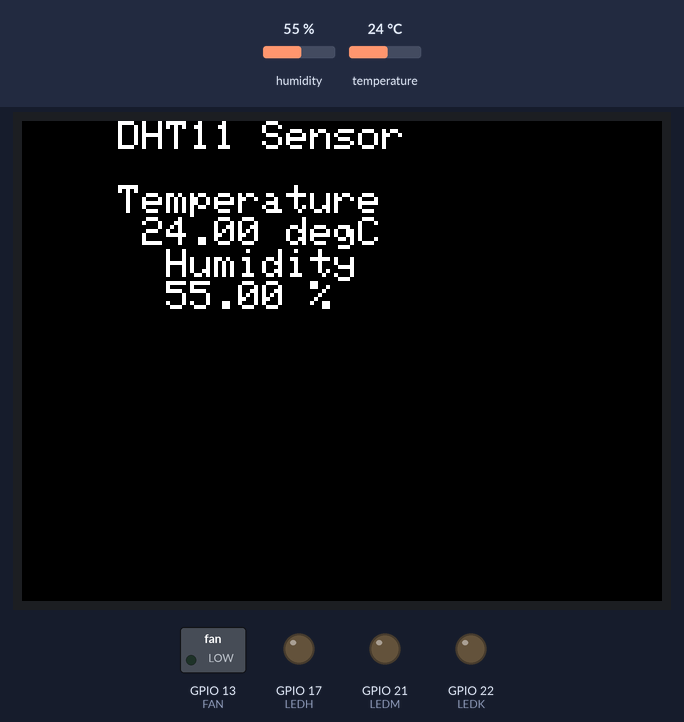
A sketch run on a simulated ESP32. On the bench: 320×240 colour display, switched loads named in the sketch (green lamp = pin HIGH), output pins drawn as LEDs (lit = HIGH). The test bench sets the inputs (shaded band); at power-on: temperature 24 °C, humidity 55 %. What the sketch prints to the serial monitor is not drawn.

Above: at 1.4 s.
1.5 s: temperature set to 27 °C
At 5.1 s:
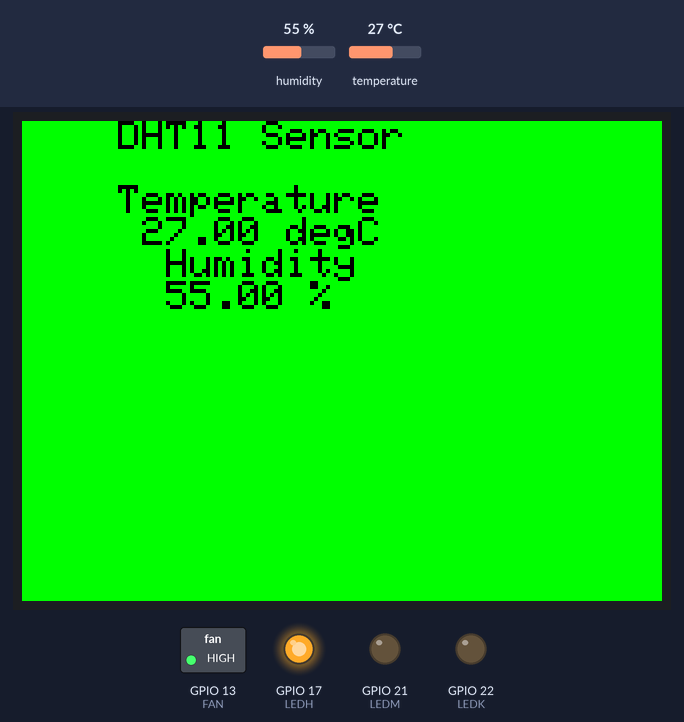
9.0 s: temperature set to 31 °C
At 12.6 s:
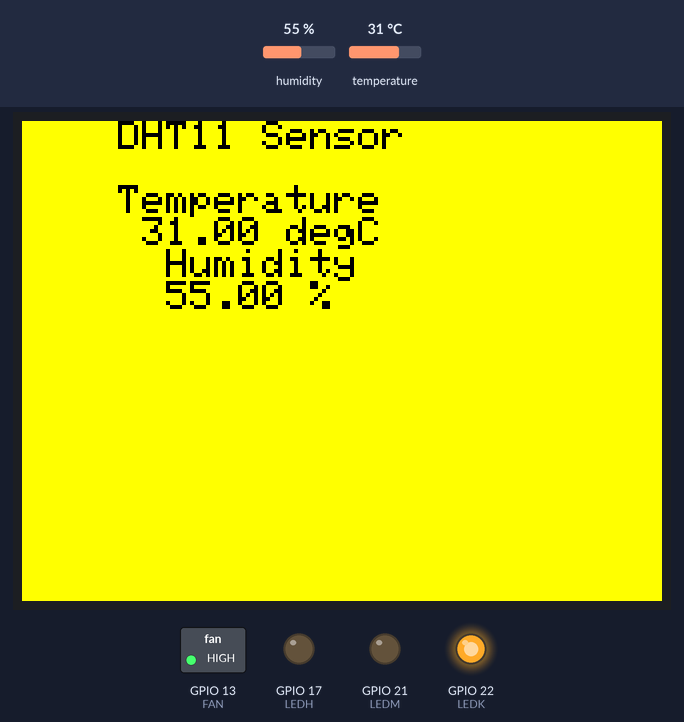
16.3 s: humidity set to 22 %
At 18.7 s:
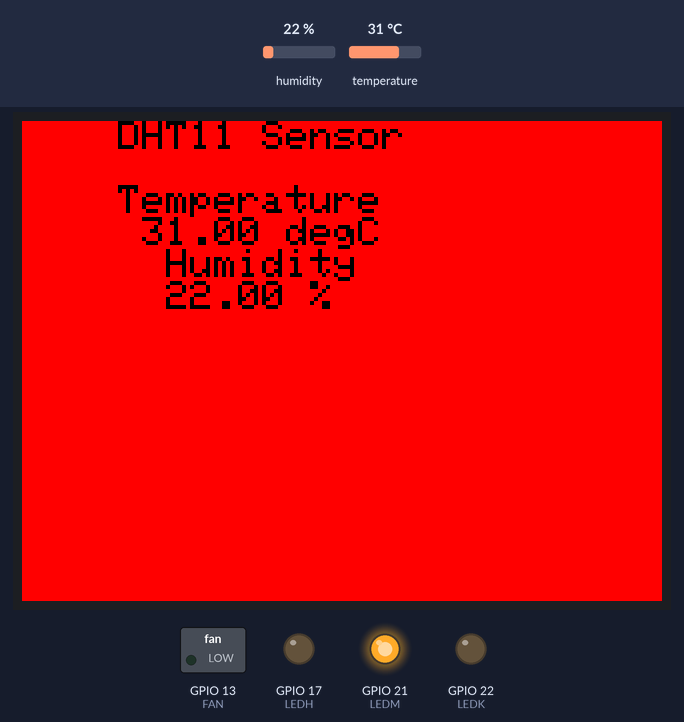
23.0 s: humidity set to 40 %
At 26.1 s:
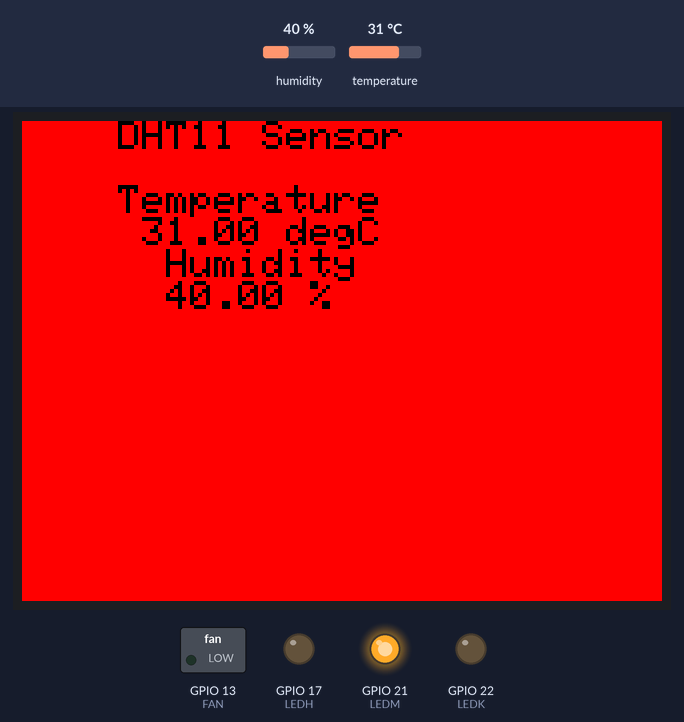
Timing chart, 0 to 27.6 s (numbered marks = the images above; inputs shaded):
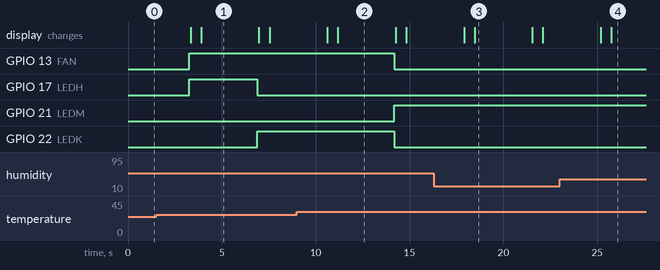

The sketch:

TTGO_DHT_traffic.ino
```cpp
int LEDM = 21;
int LEDK = 22;
int LEDH = 17;
int FAN  = 13;

#define DHTPin    33

#include <TFT_eSPI.h>
#include <DHT.h>


TFT_eSPI tft = TFT_eSPI();
DHT dht(DHTPin,DHT11);

float t,h,temperature,humidity;
unsigned long int timer;

String message;


void setup()
{
  Serial.begin(115200);
  dht.begin();

  tft.init();
  tft.invertDisplay(true);
  tft.setRotation(1);
  tft.fillScreen(TFT_BLACK);

  tft.setTextSize(2);
  pinMode(LEDM, OUTPUT);
  pinMode(LEDK, OUTPUT);
  pinMode(LEDH, OUTPUT);
  pinMode(FAN, OUTPUT);

}

void loop()
{

  t=dht.readTemperature();
  h=dht.readHumidity();
  if(!isnan(t) && !isnan(h))
  {
    temperature = t;
    humidity = h;
  }

  tft.setCursor(0,0);
  tft.println("    DHT11 Sensor    ");

  tft.println();
  message="Temperature";
  while(message.length()<19) message=" "+message+" ";
  tft.println(message);
  message=String(temperature,2)+" degC";
  while(message.length()<19) message=" "+message+" ";
  tft.println(message);
  message="Humidity";
  while(message.length()<19) message=" "+message+" ";
  tft.println(message);
  message=String(humidity,2)+" %";
  while(message.length()<19) message=" "+message+" ";
  tft.println(message);
 delay(3000);

 if (t >= 30)
  {
    digitalWrite(FAN, LOW);
    digitalWrite(LEDM, HIGH);
    digitalWrite(LEDK, LOW);
    digitalWrite(LEDH, LOW);
    tft.fillScreen(TFT_RED);
    tft.setCursor(90, 40);      //Set text initial coordianate
    tft.setTextColor(TFT_BLACK, TFT_RED);         //Set text colour text: YELLOW background text: black
    tft.println("PANAS!!");                       // Display LED OFF when LED is Off
    delay(500);                                   // wait for a second
  }
  else if (t >= 26 && t < 30  )
  {
    digitalWrite(FAN, HIGH);
    digitalWrite(LEDM, LOW);
    digitalWrite(LEDK, HIGH);
    digitalWrite(LEDH, LOW);
    tft.fillScreen(TFT_YELLOW);
    tft.setCursor(90, 40);      //Set text initial coordianate
    tft.setTextColor(TFT_BLACK, TFT_YELLOW);         //Set text colour text: YELLOW background text: black
    tft.println("SUHU BIASA");                       // Display LED OFF when LED is Off
    delay(500);                                   // wait for a second
  }
else if (t < 26 )
  {
    digitalWrite(FAN, HIGH);
    digitalWrite(LEDM, LOW);
    digitalWrite(LEDK, LOW);
    digitalWrite(LEDH, HIGH);
    tft.fillScreen(TFT_GREEN);
    tft.setCursor(90, 40);      //Set text initial coordianate
    tft.setTextColor(TFT_BLACK, TFT_GREEN);         //Set text colour text: YELLOW background text: black
    tft.println("SUHU SEJUK");                       // Display LED OFF when LED is Off
    delay(500);                                   // wait for a second
  }


    Serial.println("Temperature="+String(temperature)+"degC Humidity="+String(humidity)+"%");

}
```

Measured:
- the behaviour switches between 25 and 26 °C on temperature (found by bisection; images 0 and 1)
- the behaviour switches between 29 and 30 °C on temperature (found by bisection; images 1 and 2)
- after the input at 1.5 s, GPIO 22 (LEDK): LOW → HIGH after 5.4 s
- after the input at 9.0 s, GPIO 13 (FAN), GPIO 22 (LEDK): HIGH → LOW after 5.2 s; GPIO 21 (LEDM): LOW → HIGH after 5.2 s; the display: first differs from a run without the input after 2.2 s (image 2)
- after the input at 16.3 s, the display: first differs from a run without the input after 2.2 s (image 3)
- after the input at 23.0 s, the display: first differs from a run without the input after 2.8 s (image 4)
- what the display in image 1 shows lasts 3.1 s, from 3.9 s to 7.0 s
